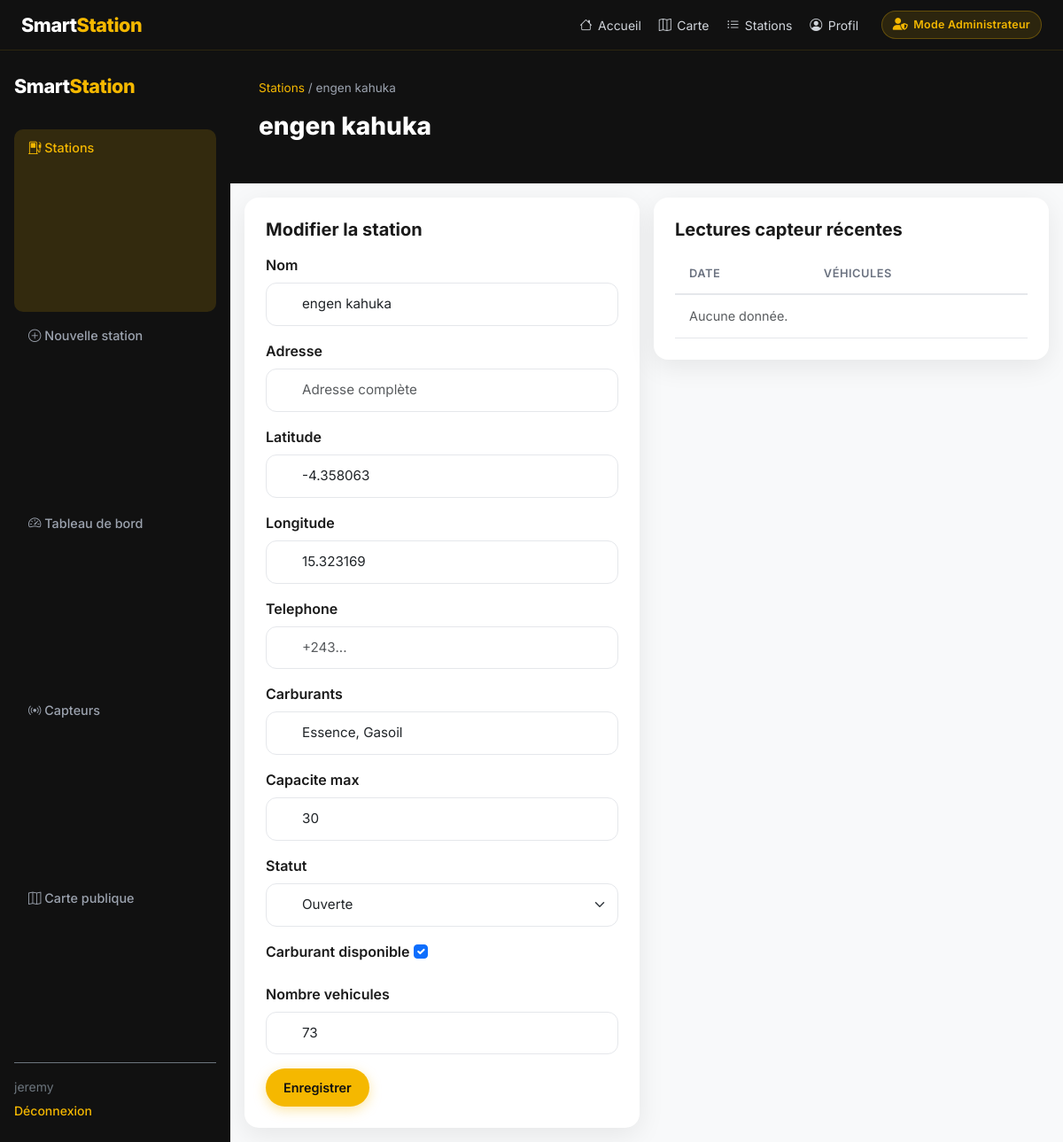
Page /administration/stations/1/ (signed in) on the earlier database version.
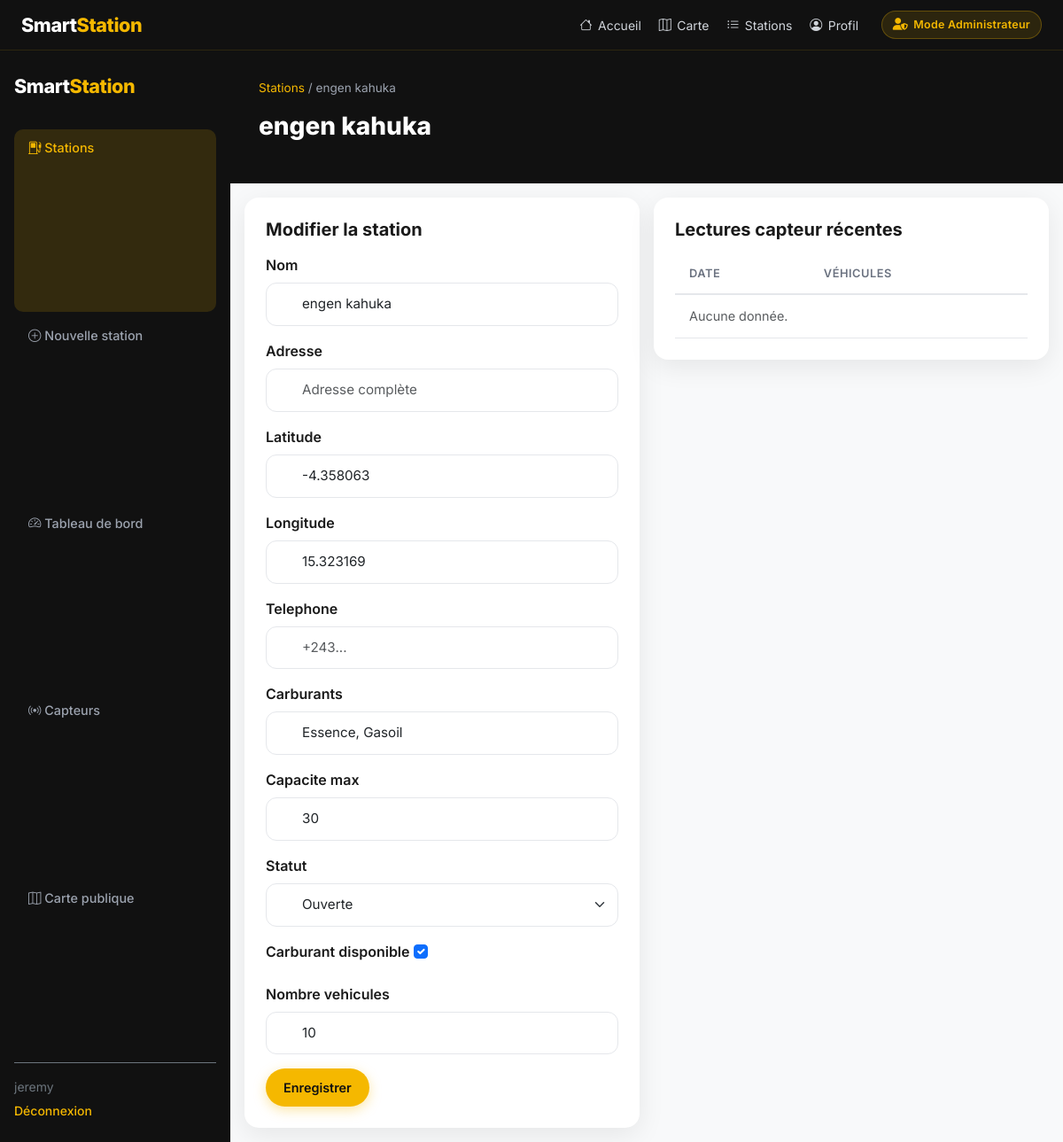
Same page on the later database version.
### stations/models.py (models this page shows, shortened)
class StationService(models.Model):
    STATUT_OUVERTE = "ouverte"
    STATUT_FERMEE = "fermee"
    STATUT_CHOICES = [
        (STATUT_OUVERTE, "Ouverte"),
        (STATUT_FERMEE, "Fermée"),
    ]
    AFFLUENCE_FAIBLE = "faible"
    AFFLUENCE_MOYENNE = "moyenne"
    AFFLUENCE_FORTE = "forte"
    AFFLUENCE_CHOICES = [
        (AFFLUENCE_FAIBLE, "Faible"),
        (AFFLUENCE_MOYENNE, "Moyenne"),
        (AFFLUENCE_FORTE, "Forte"),
    ]
    nom = models.CharField(max_length=255)
    adresse = models.CharField(max_length=500, blank=True, default="")
    latitude = models.FloatField()
    longitude = models.FloatField()
    telephone = models.CharField(max_length=30, blank=True, default="")
    carburants = models.CharField(
        max_length=255,
        default="Essence, Gasoil",
        help_text="Carburants proposés, séparés par des virgules.",
    )
    capacite_max = models.PositiveIntegerField(default=30)
    statut = models.CharField(
        max_length=10,
        choices=STATUT_CHOICES,
        default=STATUT_OUVERTE,
    )
    carburant_disponible = models.BooleanField(default=True)
    nombre_vehicules = models.PositiveIntegerField(default=0)
    niveau_affluence = models.CharField(
        max_length=10,
        choices=AFFLUENCE_CHOICES,
        default=AFFLUENCE_FAIBLE,
    )
    date_mise_a_jour = models.DateTimeField(auto_now=True)
    class Meta:
        ordering = ["nom"]

### stations/views.py (the view, shortened to what this page needs)
class AdminStationDetailView(AdminRequiredMixin, UpdateView):
    model = StationService
    form_class = StationServiceForm
    template_name = "stations/admin_station_detail.html"
    context_object_name = "station"
    def get_context_data(self, **kwargs: Any) -> dict[str, Any]:
        context = super().get_context_data(**kwargs)
        context["historiques"] = self.object.historiques.all()[:10]
        return context

### stations/views.py (called while the page is built)
    def test_func(self) -> bool:
        user = self.request.user
        return bool(user and (user.is_staff or user.is_superuser))

### templates/stations/admin_station_detail.html (shortened to what this page needs)
{% extends "stations/base_admin.html" %}
{% block content %}
<header class="ss-admin-hero">
  <p class="ss-breadcrumb"><a href="{% url 'admin-stations' %}">Stations</a> / {{ station.nom }}</p>
  <h1>{{ station.nom }}</h1>
</header>
<div class="p-3">
  <div class="row g-3">
    <div class="col-lg-6">
      <div class="ss-card">
        <h2 class="h5 fw-bold mb-3">Modifier la station</h2>
        <form method="post">
          {% for field in form %}
            <div class="mb-3">
              <label class="form-label fw-semibold">{{ field.label }}</label>
              {{ field }}
            </div>
          {% endfor %}
          <button type="submit" class="ss-btn ss-btn--primary">Enregistrer</button>
        </form>
      </div>
    </div>
    <div class="col-lg-6">
      <div class="ss-card">
        <h2 class="h5 fw-bold mb-3">Lectures capteur récentes</h2>
        <table class="ss-table">
          <thead><tr><th>Date</th><th>Véhicules</th></tr></thead>
          <tbody>
            {% for h in historiques %}
              <tr><td>{{ h.timestamp|date:"d/m/Y H:i:s" }}</td><td>{{ h.nombre_vehicules }}</td></tr>
            {% empty %}
              <tr><td colspan="2" class="text-muted">Aucune donnée.</td></tr>
            {% endfor %}
          </tbody>
        </table>
      </div>
    </div>
  </div>
</div>
{% endblock %}

Differences in the rows shown:
changed StationService "engen kahuka": nombre_vehicules "73" → "10"
